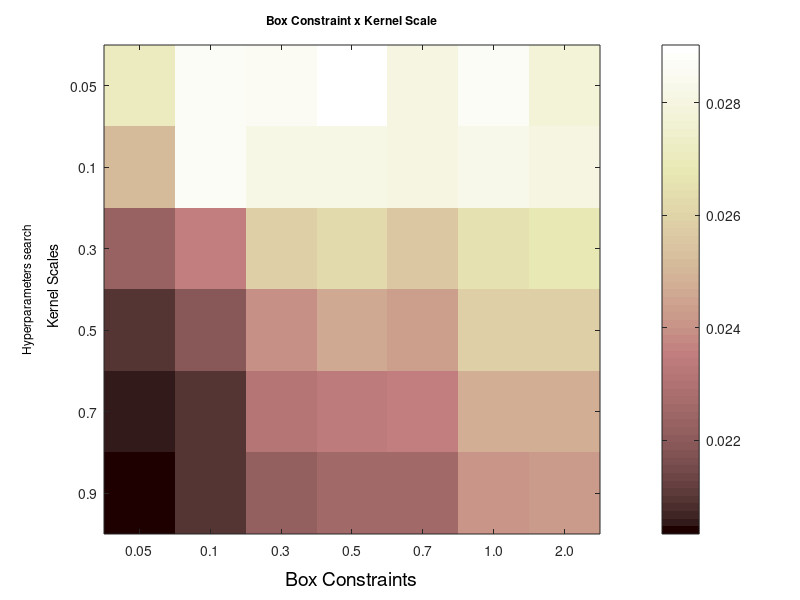

Source code (MATLAB):

x = [0.02703	0.02863	0.0286	0.02903	0.02803	0.02873	0.02776; ...
     0.0252     0.02863	0.0282	0.02816	0.028	0.0283	0.02806; ...
     0.02226	0.0235	0.0258	0.02623	0.0256	0.02656	0.02673; ...
     0.021	    0.0219	0.02396	0.02456	0.0243	0.02583	0.02583; ...
     0.02053	0.0209	0.02306	0.0234	0.0235	0.02476	0.0247; ...
     0.02033	0.0209	0.02216	0.0226	0.0226	0.02406	0.02423];


xlabels = { '0.05', '0.1', '0.3', '0.5', '0.7', '1.0','2.0' };  % labels for box constraint
ylabels = { '0.05', '0.1', '0.3', '0.5', '0.7', '0.9',...      % labels for kernel scale
            '0.05', '0.1', '0.3', '0.5', '0.7', '0.9',...
            '0.05', '0.1', '0.3', '0.5', '0.7', '0.9',...
            '0.05', '0.1', '0.3', '0.5', '0.7', '0.9',...
            '0.05', '0.1', '0.3', '0.5', '0.7', '0.9',...
            '0.05', '0.1', '0.3', '0.5', '0.7', '0.9' };        

grid    =   x;


figure('position', [0, 0, 300, 500]);   % size of image
colormap('pink');                       % set colormap
imagesc(grid);                          % draw image and scale colormap to values range
colorbar;                               % show color scale on th side

xticks([1 2 3 4 5 6 7])                     % describe x axis
xticklabels(xlabels)
xlabel({'','Box Constraints',''},'FontSize',14,'Color','k')

yticks(1:24)                            % describe y axis
yticklabels(ylabels)
ylabel({'\fontsize{12}Hyperparameters search','',...
     '\fontsize{14}  Kernel Scales',''},...
     'Color','k')
title({'','\fontsize{12}Box Constraint x Kernel Scale',''})